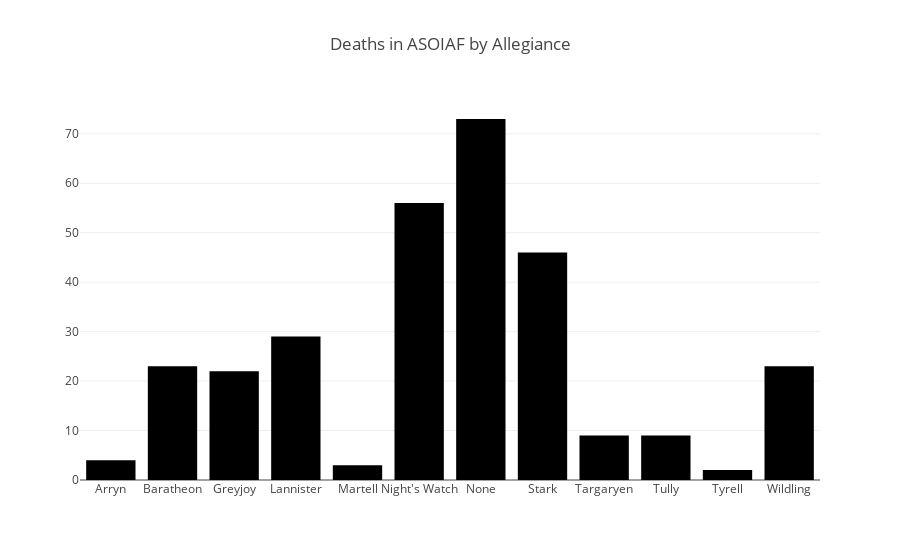

Notebook code cell kept with this figure:
### Code cell
data = [go.Bar(x = df2_grouped['Allegiances'],
               y = df2_grouped['Death Count'],
               marker=dict(color='black')
              )]

layout = dict(title = "Deaths in ASOIAF by Allegiance")
fig = dict(data = data, layout = layout)
iplot(fig, validate = False)

### Figure 1 — Plotly figure (JSON) as saved in the notebook; plotly's stock layout.template omitted (floating-point values rounded to 4 significant figures)
{"data": [{"marker": {"color": "black"}, "type": "bar", "x": ["Arryn", "Baratheon", "Greyjoy", "Lannister", "Martell", "Night's Watch", "None", "Stark", "Targaryen", "Tully", "Tyrell", "Wildling"], "y": [4, 23, 22, 29, 3, 56, 73, 46, 9, 9, 2, 23]}], "layout": {"autosize": true, "title": {"text": "Deaths in ASOIAF by Allegiance"}, "xaxis": {"autorange": true, "range": [-0.5, 11.5], "type": "category"}, "yaxis": {"autorange": true, "range": [0, 76.84], "type": "linear"}}}
